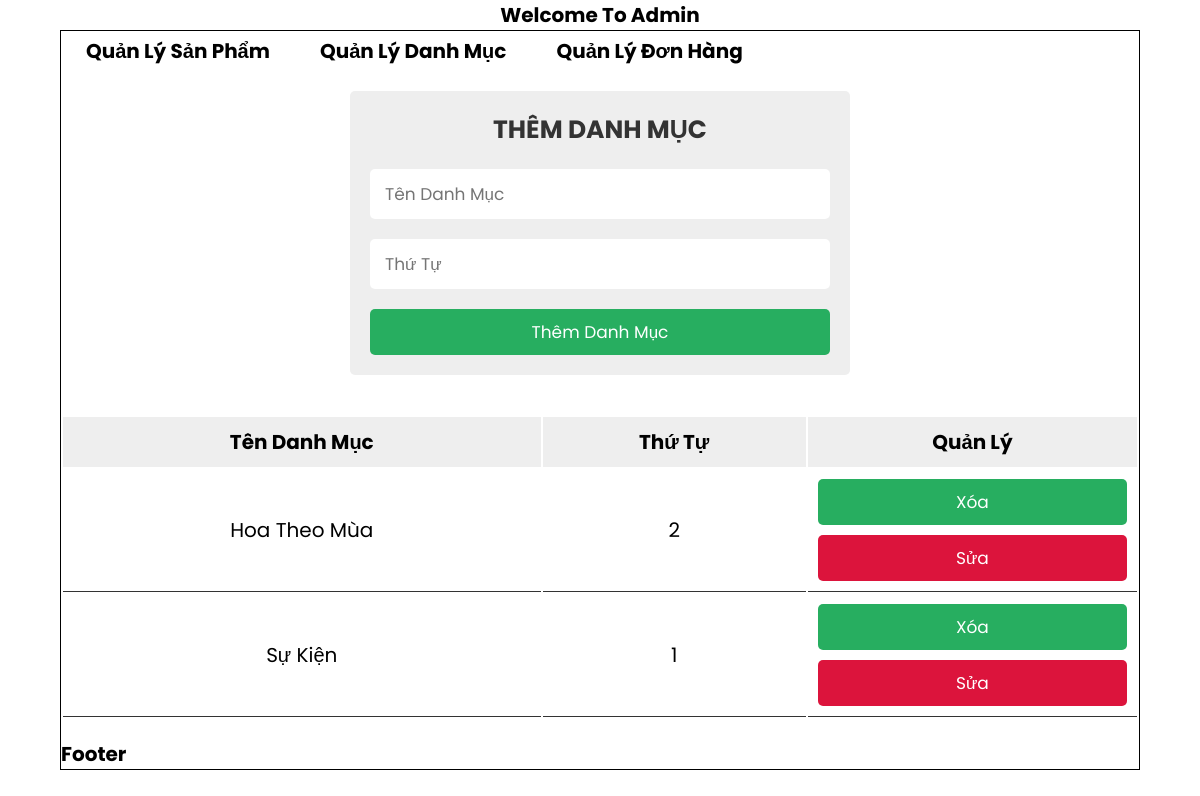
/admin/index.php?action=quanlydanhmuc&query=them, run on the app's committed database.
### tables this page shows
CREATE TABLE `tbl_danhmuc` (
  `id_danhmuc` int(11) NOT NULL,
  `tendanhmuc` varchar(255) NOT NULL,
  `thutu` int(50) NOT NULL
);

### module/quanlydanhmuc/lietke.php (the view, shortened to what this page needs)
<?php
    $sql_lietke_dm = "SELECT * FROM tbl_danhmuc ORDER BY thutu DESC";
    $query_lietke_dm = mysqli_query($mysqli, $sql_lietke_dm)
?>
<div class="product-display">
      <table class="product-display-table">
         <thead>
         <tr>
            <th>Tên Danh Mục</th>
            <th>Thứ Tự</th>
            <th>Quản Lý</th>
         </tr>
         </thead>
         <?php
          while($row = mysqli_fetch_array($query_lietke_dm)){
            ?>
         <tr>
            <td><?php echo $row['tendanhmuc']; ?></td>
            <td><?php echo $row['thutu']; ?></td>
            <td>
               <a href="../../module/quanlydanhmuc/xuly.php?iddanhmuc=<?php echo $row['id_danhmuc'] ?>" class="btn">Xóa</a>
               <a href="" class="btn">Sửa</a>
            </td>
         </tr>
      <?php } ?>
      </table>
   </div>

### css/admin.css (style rules this page uses)
.product-display { margin: 2rem 0; }
.product-display .product-display-table { width: 100%; text-align: center; }
.product-display .product-display-table thead { background: var(--bg-color); }
.product-display .product-display-table th { padding: 1rem; font-size: 2rem; }
.product-display .product-display-table td { padding: 1rem; font-size: 2rem; border-bottom: var(--border); }
.product-display .product-display-table .btn:first-child { margin-top: 0; }
.product-display .product-display-table .btn:last-child { background: crimson; }

### css/style.css (style rules this page uses)
:root { --green: #27ae60; --black: #333; --white: #fff; --bg-color: #eee; --box-shadow: 0 .5rem 1rem rgba(0,0,0,.1); --border: .1rem solid var(--black); }
* { font-family: 'Poppins', sans-serif; margin: 0; padding: 0; box-sizing: border-box; outline: none; border: none; text-decoration: none; text-transform: capitalize; }
html { font-size: 62.5%; overflow-x: hidden; }
.btn { display: block; width: 100%; cursor: pointer; border-radius: .5rem; margin-top: 1rem; font-size: 1.7rem; padding: 1rem 3rem; background: var(--green); color: var(--white); text-align: center; }
.product-display { margin: 2rem 0; }
.product-display .product-display-table { width: 100%; text-align: center; }
.product-display .product-display-table thead { background: var(--bg-color); }
.product-display .product-display-table th { padding: 1rem; font-size: 2rem; }
.product-display .product-display-table td { padding: 1rem; font-size: 2rem; border-bottom: var(--border); }
.product-display .product-display-table .btn:first-child { margin-top: 0; }
.product-display .product-display-table .btn:last-child { background: crimson; }

### data on the page
tbl_danhmuc: tendanhmuc "Hoa Theo Mùa", thutu "2"
tbl_danhmuc: tendanhmuc "Sự Kiện", thutu "1"
